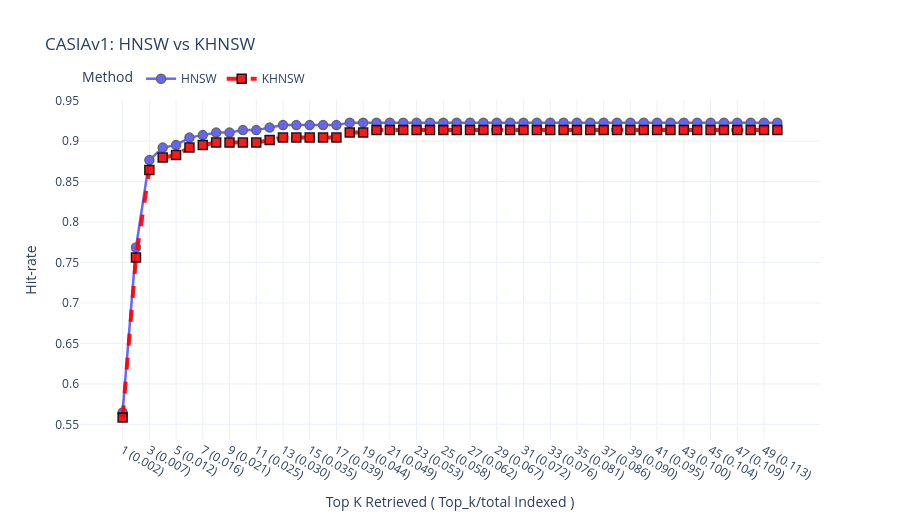

The notebook cell saved with this chart:
### Code cell
# combine_plot_results.py
import numpy as np
import plotly.graph_objects as go

# Load only HNSW and KHNSW result files
hnsw = np.load('CASIAv1_hnsw.npz')   # keys: 'x','y'
khnsw = np.load('CASIAv1_khnsw.npz')

# Keep explicit order so KHNSW is added last (drawn on top)
ordered = [
    ('HNSW', hnsw),
    ('KHNSW', khnsw)
]

# Styles (opacity moved to trace-level usage)
style = {
    'HNSW':  {'marker':'circle',  'dash':'solid', 'color':'blue', 'line_width':2.5, 'opacity':0.6},
    'KHNSW': {'marker':'square',  'dash':'dash',  'color':'red',  'line_width':4.0, 'opacity':0.9}
}

fig = go.Figure()

for name, data in ordered:
    x = data['x']
    y = data['y']
    fig.add_trace(go.Scatter(
        x = x,
        y = y,
        mode = 'lines+markers',
        name = name,
        opacity = style[name]['opacity'],   # <-- trace-level opacity
        marker = dict(
            symbol = style[name]['marker'],
            size = 9,
            color = style[name]['color'],
            line = dict(width=1.5, color='black')  # outline
        ),
        line = dict(
            dash = style[name]['dash'],
            width = style[name]['line_width'],
            color = style[name]['color']
        ),
        hovertemplate = f'{name}<br>Penetration: %{{x}}<br>Hit-rate: %{{y:.3f}}<extra></extra>'
    ))

fig.update_layout(
    title = 'CASIAv1: HNSW vs KHNSW',
    xaxis_title = 'Top K Retrieved ( Top_k/total Indexed )',
    yaxis_title = 'Hit-rate',
    legend = dict(title='Method', orientation='h', yanchor='bottom', y=1.02, xanchor='left', x=0),
    template = 'plotly_white',
    width = 900, height = 520
)

fig.write_html('combined_hitrate_hnsw_khnsw.html', include_plotlyjs='cdn')
fig.show()

### Figure 1 — Plotly figure (JSON) as saved in the notebook; plotly's stock layout.template omitted (floating-point values rounded to 4 significant figures)
{"data": [{"hovertemplate": "HNSW<br>Penetration: %{x}<br>Hit-rate: %{y:.3f}<extra></extra>", "line": {"color": "blue", "dash": "solid", "width": 2.5}, "marker": {"color": "blue", "line": {"color": "black", "width": 1.5}, "size": 9, "symbol": "circle"}, "mode": "lines+markers", "name": "HNSW", "opacity": 0.6, "type": "scatter", "x": ["1 (0.002)", "2 (0.005)", "3 (0.007)", "4 (0.009)", "5 (0.012)", "6 (0.014)", "7 (0.016)", "8 (0.019)", "9 (0.021)", "10 (0.023)", "11 (0.025)", "12 (0.028)", "13 (0.030)", "14 (0.032)", "15 (0.035)", "16 (0.037)", "17 (0.039)", "18 (0.042)", "19 (0.044)", "20 (0.046)", "21 (0.049)", "22 (0.051)", "23 (0.053)", "24 (0.056)", "25 (0.058)", "26 (0.060)", "27 (0.062)", "28 (0.065)", "29 (0.067)", "30 (0.069)", "31 (0.072)", "32 (0.074)", "33 (0.076)", "34 (0.079)", "35 (0.081)", "36 (0.083)", "37 (0.086)", "38 (0.088)", "39 (0.090)", "40 (0.093)", "41 (0.095)", "42 (0.097)", "43 (0.100)", "44 (0.102)", "45 (0.104)", "46 (0.106)", "47 (0.109)", "48 (0.111)", "49 (0.113)", "50 (0.116)"], "y": [0.5648, 0.7685, 0.8765, 0.892, 0.8951, 0.9043, 0.9074, 0.9105, 0.9105, 0.9136, 0.9136, 0.9167, 0.9198, 0.9198, 0.9198, 0.9198, 0.9198, 0.9228, 0.9228, 0.9228, 0.9228, 0.9228, 0.9228, 0.9228, 0.9228, 0.9228, 0.9228, 0.9228, 0.9228, 0.9228, 0.9228, 0.9228, 0.9228, 0.9228, 0.9228, 0.9228, 0.9228, 0.9228, 0.9228, 0.9228, 0.9228, 0.9228, 0.9228, 0.9228, 0.9228, 0.9228, 0.9228, 0.9228, 0.9228, 0.9228]}, {"hovertemplate": "KHNSW<br>Penetration: %{x}<br>Hit-rate: %{y:.3f}<extra></extra>", "line": {"color": "red", "dash": "dash", "width": 4}, "marker": {"color": "red", "line": {"color": "black", "width": 1.5}, "size": 9, "symbol": "square"}, "mode": "lines+markers", "name": "KHNSW", "opacity": 0.9, "type": "scatter", "x": ["1 (0.002)", "2 (0.005)", "3 (0.007)", "4 (0.009)", "5 (0.012)", "6 (0.014)", "7 (0.016)", "8 (0.019)", "9 (0.021)", "10 (0.023)", "11 (0.025)", "12 (0.028)", "13 (0.030)", "14 (0.032)", "15 (0.035)", "16 (0.037)", "17 (0.039)", "18 (0.042)", "19 (0.044)", "20 (0.046)", "21 (0.049)", "22 (0.051)", "23 (0.053)", "24 (0.056)", "25 (0.058)", "26 (0.060)", "27 (0.062)", "28 (0.065)", "29 (0.067)", "30 (0.069)", "31 (0.072)", "32 (0.074)", "33 (0.076)", "34 (0.079)", "35 (0.081)", "36 (0.083)", "37 (0.086)", "38 (0.088)", "39 (0.090)", "40 (0.093)", "41 (0.095)", "42 (0.097)", "43 (0.100)", "44 (0.102)", "45 (0.104)", "46 (0.106)", "47 (0.109)", "48 (0.111)", "49 (0.113)", "50 (0.116)"], "y": [0.5586, 0.7562, 0.8642, 0.8796, 0.8827, 0.892, 0.8951, 0.8981, 0.8981, 0.8981, 0.8981, 0.9012, 0.9043, 0.9043, 0.9043, 0.9043, 0.9043, 0.9105, 0.9105, 0.9136, 0.9136, 0.9136, 0.9136, 0.9136, 0.9136, 0.9136, 0.9136, 0.9136, 0.9136, 0.9136, 0.9136, 0.9136, 0.9136, 0.9136, 0.9136, 0.9136, 0.9136, 0.9136, 0.9136, 0.9136, 0.9136, 0.9136, 0.9136, 0.9136, 0.9136, 0.9136, 0.9136, 0.9136, 0.9136, 0.9136]}], "layout": {"height": 520, "legend": {"orientation": "h", "title": {"text": "Method"}, "x": 0, "xanchor": "left", "y": 1.02, "yanchor": "bottom"}, "title": {"text": "CASIAv1: HNSW vs KHNSW"}, "width": 900, "xaxis": {"title": {"text": "Top K Retrieved ( Top_k/total Indexed )"}}, "yaxis": {"title": {"text": "Hit-rate"}}}}
